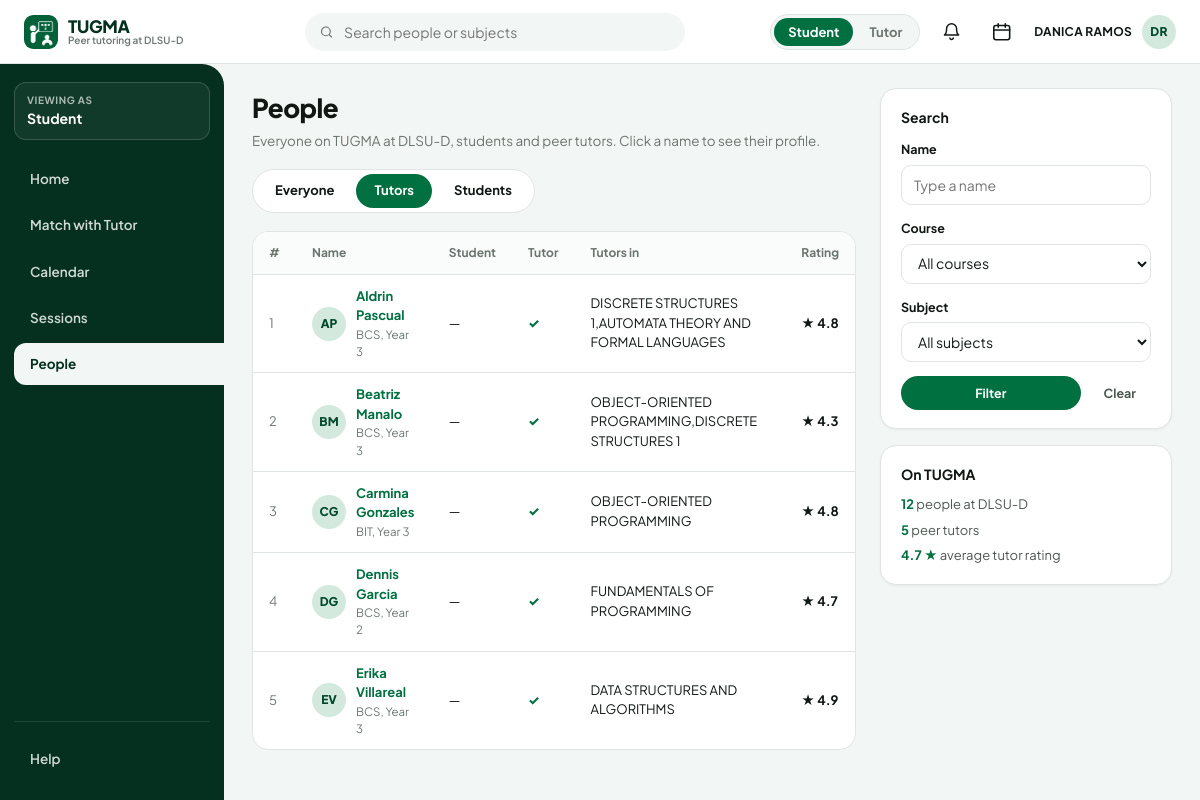
Page /people?tab=tutors&q= (signed in) on the earlier database version.
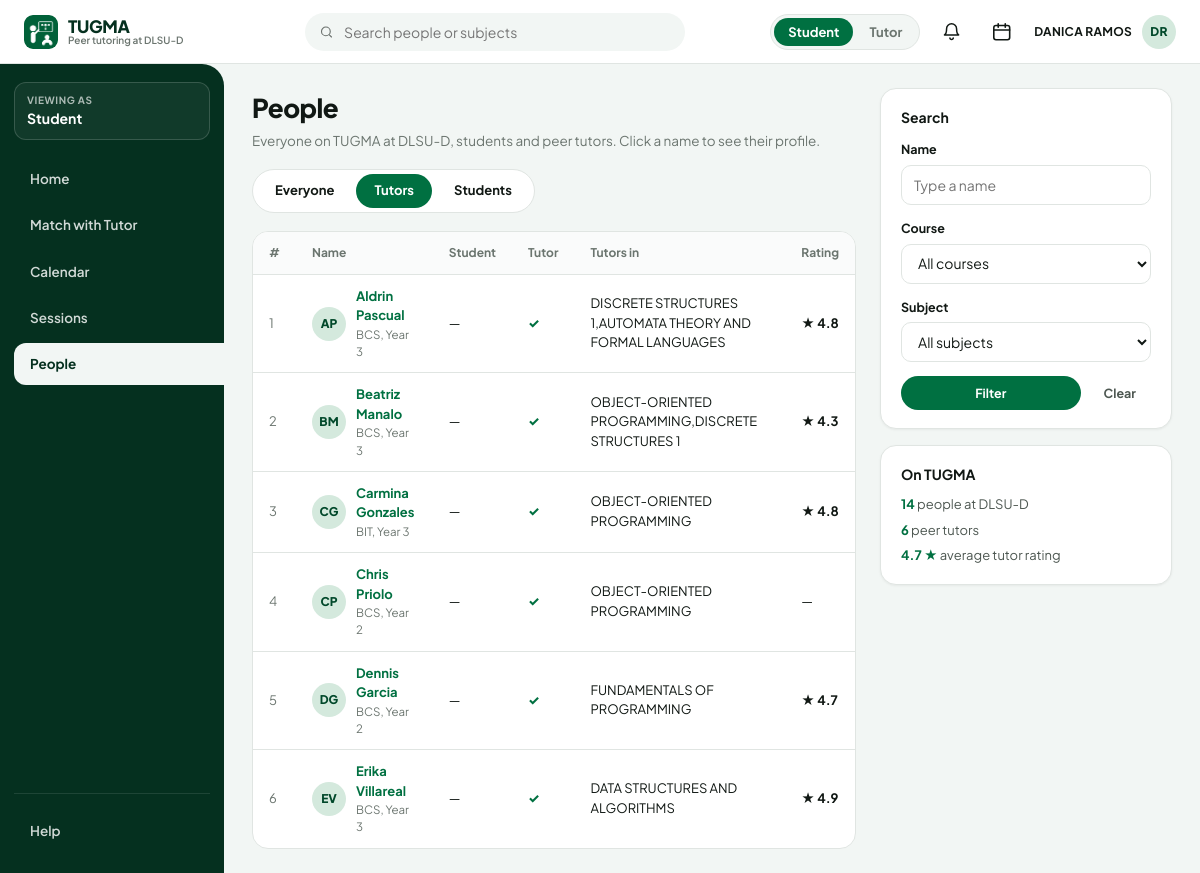
Same page on the later database version.
### tables this page shows
CREATE TABLE students (
    student_id      INTEGER PRIMARY KEY,
    name            TEXT NOT NULL,
    grade_level     INTEGER NOT NULL CHECK (grade_level > 0),
    course          TEXT NOT NULL,
    bio             TEXT,
    study_notes     TEXT,
    interests       TEXT,
    learning_style  TEXT,
    preferred_setup TEXT,
    free_time       TEXT
);

CREATE TABLE tutors (
    tutor_id    INTEGER PRIMARY KEY,
    name        TEXT NOT NULL,
    grade_level INTEGER NOT NULL CHECK (grade_level > 0),
    course      TEXT NOT NULL,
    verified    INTEGER NOT NULL DEFAULT 0
                CHECK (verified IN (0, 1)),
    capacity    INTEGER NOT NULL DEFAULT 5
                CHECK (capacity > 0)
);

### app.py (the view)
@app.route("/people")
@login_required("member")
def people_page():
    db = get_db()
    tab = request.args.get("tab", "everyone")
    q = (request.args.get("q") or "").strip().lower()
    course_filter = (request.args.get("course") or "").strip()
    subject_filter = (request.args.get("subject") or "").strip()
    tutors = db.fetch_all(
        "SELECT t.tutor_id, t.name, t.course, t.grade_level, t.verified, "
        "GROUP_CONCAT(DISTINCT sub.subject_name) AS teaches, "
        "ROUND(AVG(rs.score), 1) AS rating "
        "FROM tutors t "
        "LEFT JOIN tutor_subjects ts ON ts.tutor_id = t.tutor_id "
        "LEFT JOIN subjects sub ON sub.subject_id = ts.subject_id "
        "LEFT JOIN tutor_reviews tr ON tr.tutor_id = t.tutor_id "
        "LEFT JOIN tutor_review_scores rs ON rs.review_id = tr.review_id "
        "WHERE t.verified = 1 "
        "GROUP BY t.tutor_id ORDER BY t.name"
    )
    students = db.fetch_all(
        "SELECT s.student_id, s.name, s.course, s.grade_level "
        "FROM students s "
        "WHERE s.student_id IN (SELECT DISTINCT student_id FROM student_subjects) "
        "ORDER BY s.name"
    )
    people_rows = []
    for t in tutors:
        people_rows.append({
            "kind": "tutor",
            "id": t["tutor_id"],
            "name": t["name"],
            "course": t["course"],
            "grade_level": t["grade_level"],
            "is_student": False,
            "is_tutor": True,
            "verified": bool(t["verified"]),
            "teaches": t["teaches"] or "—",
            "rating": t["rating"],
        })
    for s in students:
        people_rows.append({
            "kind": "student",
            "id": s["student_id"],
            "name": s["name"],
            "course": s["course"],
            "grade_level": s["grade_level"],
            "is_student": True,
            "is_tutor": False,
            "verified": True,
            "teaches": "—",
            "rating": None,
        })
    if tab == "tutors":
        people_rows = [p for p in people_rows if p["is_tutor"]]
    elif tab == "students":
        people_rows = [p for p in people_rows if p["is_student"]]
    if q:
        people_rows = [
            p for p in people_rows
            if q in p["name"].lower() or q in p["teaches"].lower() or q in p["course"].lower()
        ]
    if course_filter:
        people_rows = [p for p in people_rows if p["course"] == course_filter]
    if subject_filter:
        people_rows = [p for p in people_rows if subject_filter.lower() in p["teaches"].lower()]
    courses = sorted({p["course"] for p in people_rows if p["course"]})
    subjects = [r["subject_name"] for r in db.fetch_all("SELECT subject_name FROM subjects ORDER BY subject_name")]
    ratings = [t["rating"] for t in tutors if t["rating"] is not None]
    avg_rating = round(sum(ratings) / len(ratings), 1) if ratings else "—"
    return render_template(
        "portal/people.html",
        people=people_rows,
        tab=tab,
        q=q,
        course_filter=course_filter,
        subject_filter=subject_filter,
        courses=courses,
        subjects=subjects,
        total_people=len(tutors) + len(students),
        total_tutors=len(tutors),
        avg_rating=avg_rating,
    )

### app.py (called while the page is built)
def get_db():
    if "db" not in g:
        g.db = Database(DB_PATH)
    return g.db

def current_user():
    uid = session.get("user_id")
    if not uid:
        return None
    if "current_user" not in g:
        g.current_user = get_user(get_db(), uid)
    return g.current_user

def initials(name):
    parts = [p for p in (name or "").split() if p]
    if not parts:
        return "?"
    if len(parts) == 1:
        return parts[0][:2].upper()
    return (parts[0][0] + parts[-1][0]).upper()

def active_mode(user):
    if not user or user["role"] == "admin":
        return None
    modes = user["modes"]
    mode = session.get("mode")
    if mode not in modes and modes:
        mode = modes[0]
        session["mode"] = mode
    return mode

### services/auth_service.py (called while the page is built)
def _session_dict(row):
    modes = []
    if row["student_id"] is not None:
        modes.append("Learning")
    if row["tutor_id"] is not None:
        modes.append("Tutoring")
    return {
        "user_id": row["user_id"],
        "email": row["email"],
        "role": row["role"],  # 'member' or 'admin'
        "student_id": row["student_id"],
        "tutor_id": row["tutor_id"],
        "modes": modes,
        "name": row["name"],
    }

### templates/portal/people.html (shortened to what this page needs)
{% extends "base.html" %}
{% block content %}
<h1 class="page-title">People</h1>
<p class="page-subtitle">Everyone on TUGMA at DLSU-D, students and peer tutors. Click a name to see their profile.</p>
<div class="tab-bar">
  <a href="{{ url_for('people_page', tab='everyone', q=q) }}" class="tab-pill {{ 'active' if tab == 'everyone' else '' }}">Everyone</a>
  <a href="{{ url_for('people_page', tab='tutors', q=q) }}" class="tab-pill {{ 'active' if tab == 'tutors' else '' }}">Tutors</a>
  <a href="{{ url_for('people_page', tab='students', q=q) }}" class="tab-pill {{ 'active' if tab == 'students' else '' }}">Students</a>
</div>
<div class="table-wrap">
  <table class="data-table">
    <thead>
      <tr>
        <th>#</th>
        <th>Name</th>
        <th>Student</th>
        <th>Tutor</th>
        <th>Tutors in</th>
        <th>Rating</th>
      </tr>
    </thead>
    <tbody>
      {% for p in people %}
        <tr>
          <td style="color:var(--muted);">{{ loop.index }}</td>
          <td>
            <a href="{{ url_for('tutor_profile', tutor_id=p.id) if p.kind == 'tutor' else url_for('student_profile', student_id=p.id) }}" style="display:flex; align-items:center; gap:10px;">
              <span class="avatar avatar-sm">{{ initials(p.name) }}</span>
              <div>
                <div style="font-weight:700; color:var(--primary);">{{ p.name }}</div>
                <div style="font-size:11.5px; color:var(--muted);">{{ p.course }}, Year {{ p.grade_level }}</div>
              </div>
            </a>
          </td>
          <td>{% if p.is_student %}<span style="color:var(--primary); font-weight:800;">✓</span>{% else %}—{% endif %}</td>
          <td>{% if p.is_tutor %}<span style="color:var(--primary); font-weight:800;">✓</span>{% else %}—{% endif %}</td>
          <td>{{ p.teaches }}</td>
          <td>{% if p.rating %}<span style="font-weight:700;">★ {{ p.rating }}</span>{% else %}—{% endif %}</td>
        </tr>
      {% else %}
        <tr><td colspan="6" style="text-align:center; color:var(--muted); padding:24px;">No people match your filters.</td></tr>
      {% endfor %}
    </tbody>
  </table>
</div>
{% endblock %}
{% block right_rail %}
<aside class="right-rail">
  <div class="card">
    <strong style="color:var(--ink); display:block; margin-bottom:12px;">Search</strong>
    <form action="{{ url_for('people_page') }}" method="get">
      <div class="form-group">
        <label class="form-label">Name</label>
        <input type="text" name="q" class="form-control" placeholder="Type a name" value="{{ q }}">
      </div>
      <div class="form-group">
        <label class="form-label">Course</label>
        <select name="course" class="form-control">
          <option value="">All courses</option>
        </select>
      </div>
      <div class="form-group">
        <label class="form-label">Subject</label>
        <select name="subject" class="form-control">
          <option value="">All subjects</option>
        </select>
      </div>
      <div style="display:flex; gap:8px;">
        <button type="submit" class="btn btn-primary btn-sm" style="flex:1;">Filter</button>
        <a href="{{ url_for('people_page') }}" class="btn btn-ghost btn-sm">Clear</a>
      </div>
    </form>
  </div>
  <div class="card">
    <strong style="color:var(--ink); display:block; margin-bottom:10px;">On TUGMA</strong>
    <div style="display:flex; flex-direction:column; gap:6px; font-size:13px;">
      <div><strong style="color:var(--primary);">{{ total_people }}</strong> people at DLSU-D</div>
      <div><strong style="color:var(--primary);">{{ total_tutors }}</strong> peer tutors</div>
      <div><strong style="color:var(--primary);">{{ avg_rating }} ★</strong> average tutor rating</div>
    </div>
  </div>
</aside>
{% endblock %}

### templates/base.html (shortened to what the changed rows need)
<!DOCTYPE html>
<html lang="en">
<head>
  <link rel="stylesheet" href="{{ url_for('static', filename='css/tugma.css') }}">
</head>
<body class="{{ 'tutor-theme' if mode == 'Tutoring' else '' }}">
  {% block body %}
  <header class="topbar">
    <div class="topbar-right">
      {% if user and user.role == 'member' %}
        <form action="{{ url_for('switch_mode') }}" method="post" class="mode-toggle">
          <button type="submit" name="mode" value="Learning" class="{{ 'active' if mode == 'Learning' else '' }}">Student</button>
          <button type="submit" name="mode" value="Tutoring" class="{{ 'active' if mode == 'Tutoring' else '' }}">Tutor</button>
        </form>
        <a href="{{ url_for('sessions_page', tab='pending') }}" class="icon-btn" title="Session notifications">
          <img src="{{ url_for('serve_assets', filename='icons/Bell Icon/16/Ink.svg') }}" alt="Notifications" width="18" height="18" onerror="this.style.display='none'">
        </a>
        <a href="{{ url_for('calendar_page') }}" class="icon-btn" title="Calendar">
          <img src="{{ url_for('serve_assets', filename='icons/Calendar Icon/16/Ink.svg') }}" alt="Calendar" width="18" height="18" onerror="this.style.display='none'">
        </a>
        <a href="{{ url_for('my_profile') }}" class="user-chip">
          <span>{{ user.name }}</span>
          <span class="avatar avatar-sm">{{ initials(user.name) }}</span>
        </a>
      {% elif user and user.role == 'admin' %}
        <span class="pill pill-green">Administrator</span>
        <span class="user-chip">
          <span>{{ user.name }}</span>
          <span class="avatar avatar-sm">{{ initials(user.name) }}</span>
        </span>
      {% endif %}
    </div>
  </header>
  <div class="app-shell">
    <main class="main-workspace">
      <div class="main-column">
        {% block content %}{% endblock %}
      </div>
      {% block right_rail %}{% endblock %}
    </main>
  </div>
  {% endblock %}
</body>
</html>

Differences in the rows shown:
no longer on this page (row unchanged): students: name "DANICA RAMOS"
added tutors: name "CP", name "Chris Priolo", course "BCS", grade_level "2", teaches "OBJECT-ORIENTED PROGRAMMING"
Other differences:
{{ user.name }}: (not shown) → "DANICA RAMOS"
{{ total_people }}: "12" → "14"
{{ total_tutors }}: "5" → "6"
